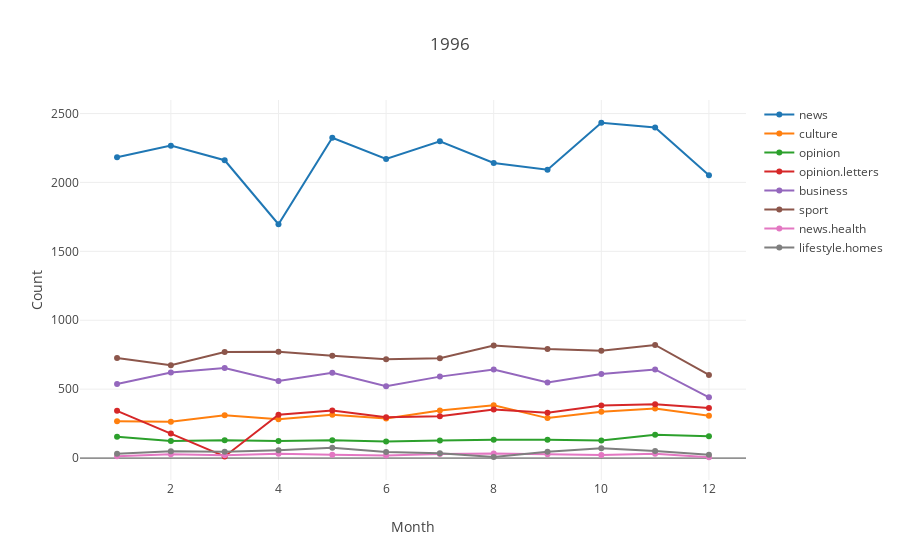
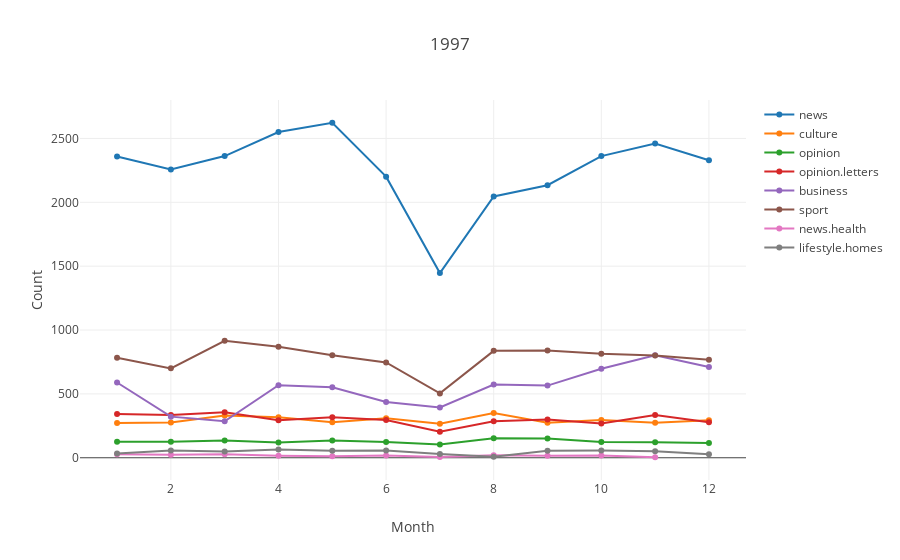

The code cell stored with these charts, in order, in its notebook:
### Markdown cell above
### Top 10 Headline Categories across Month and Years

### Code cell
months = df['month'].unique().tolist()
years = df['year'].unique().tolist()
categories = top10_df['headline_category'].unique().tolist()
traces = []
for year in years:
    for category in categories:
        y = top10_df[(top10_df['headline_category'] == category) &
                     (top10_df['year'] == year)].groupby('month')['headline_category'].count().values.tolist()
        x = months
        traces.append(go.Scatter(y=y,
                                x=x,
                                name=category,
                                mode='lines+markers'
                               )
                    )
    
    layout = go.Layout(title=year,
                       xaxis=dict(title='Month'),
                       yaxis=dict(title='Count')
                      )
    fig = go.Figure(data=traces, layout=layout)
    traces = []
    py.iplot(fig)

### Figure 1 — Plotly figure (JSON) as saved in the notebook; plotly's stock layout.template omitted (floating-point values rounded to 4 significant figures)
{"data": [{"mode": "lines+markers", "name": "news", "type": "scatter", "uid": "212a00c3-f4be-438d-9785-e4cfbdb1e3bc", "x": [1, 2, 3, 4, 5, 6, 7, 8, 9, 10, 11, 12], "y": [2182, 2267, 2161, 1697, 2324, 2170, 2298, 2141, 2092, 2433, 2399, 2052]}, {"mode": "lines+markers", "name": "culture", "type": "scatter", "uid": "fd80afc2-2fdf-4085-ac65-c7150fb6086a", "x": [1, 2, 3, 4, 5, 6, 7, 8, 9, 10, 11, 12], "y": [268, 264, 311, 282, 315, 288, 345, 383, 290, 336, 360, 307]}, {"mode": "lines+markers", "name": "opinion", "type": "scatter", "uid": "495cc5af-eabb-4e87-9cc5-b66c9d7d0cdc", "x": [1, 2, 3, 4, 5, 6, 7, 8, 9, 10, 11, 12], "y": [154, 124, 130, 124, 130, 120, 127, 133, 133, 128, 169, 159]}, {"mode": "lines+markers", "name": "opinion.letters", "type": "scatter", "uid": "6f68054c-d35a-40fa-af59-ddd718e5349e", "x": [1, 2, 3, 4, 5, 6, 7, 8, 9, 10, 11, 12], "y": [343, 178, 12, 315, 345, 296, 303, 352, 329, 382, 390, 363]}, {"mode": "lines+markers", "name": "business", "type": "scatter", "uid": "385a62f0-7fe4-41b3-89ae-f5830d66794a", "x": [1, 2, 3, 4, 5, 6, 7, 8, 9, 10, 11, 12], "y": [537, 621, 654, 560, 619, 521, 591, 643, 548, 610, 643, 441]}, {"mode": "lines+markers", "name": "sport", "type": "scatter", "uid": "bef40646-6e88-4924-b8fe-30bf437d1cc6", "x": [1, 2, 3, 4, 5, 6, 7, 8, 9, 10, 11, 12], "y": [726, 673, 769, 771, 743, 717, 725, 816, 791, 779, 821, 603]}, {"mode": "lines+markers", "name": "news.health", "type": "scatter", "uid": "8e9dac39-be39-4902-b963-ae97caa2b85c", "x": [1, 2, 3, 4, 5, 6, 7, 8, 9, 10, 11, 12], "y": [13, 27, 20, 32, 25, 18, 29, 33, 28, 22, 31, 6]}, {"mode": "lines+markers", "name": "lifestyle.homes", "type": "scatter", "uid": "8f96e093-9a4b-481c-83b7-f7d347326894", "x": [1, 2, 3, 4, 5, 6, 7, 8, 9, 10, 11, 12], "y": [32, 50, 46, 57, 75, 44, 35, 7, 45, 71, 52, 25]}, {"mode": "lines+markers", "name": "sport.soccer", "type": "scatter", "uid": "f2f4252e-c800-43fa-ba46-9a7105b47358", "x": [1, 2, 3, 4, 5, 6, 7, 8, 9, 10, 11, 12], "y": []}, {"mode": "lines+markers", "name": "news.ireland", "type": "scatter", "uid": "a2ca8886-c17c-4627-b5be-a41b8511248b", "x": [1, 2, 3, 4, 5, 6, 7, 8, 9, 10, 11, 12], "y": []}], "layout": {"title": {"text": "1996"}, "xaxis": {"title": {"text": "Month"}}, "yaxis": {"title": {"text": "Count"}}}}

### Figure 2 — Plotly figure (JSON) as saved in the notebook; plotly's stock layout.template omitted (floating-point values rounded to 4 significant figures)
{"data": [{"mode": "lines+markers", "name": "news", "type": "scatter", "uid": "effa3521-50b9-4b5f-82a5-5f765d19604f", "x": [1, 2, 3, 4, 5, 6, 7, 8, 9, 10, 11, 12], "y": [2359, 2257, 2362, 2550, 2623, 2201, 1446, 2046, 2134, 2362, 2460, 2330]}, {"mode": "lines+markers", "name": "culture", "type": "scatter", "uid": "94906748-b8be-412d-af78-f935743a01e6", "x": [1, 2, 3, 4, 5, 6, 7, 8, 9, 10, 11, 12], "y": [272, 277, 330, 317, 278, 310, 267, 350, 275, 296, 275, 294]}, {"mode": "lines+markers", "name": "opinion", "type": "scatter", "uid": "20f5c2d1-408e-4ba8-9b89-3c81a6d777ca", "x": [1, 2, 3, 4, 5, 6, 7, 8, 9, 10, 11, 12], "y": [125, 125, 135, 119, 135, 123, 104, 152, 150, 124, 121, 115]}, {"mode": "lines+markers", "name": "opinion.letters", "type": "scatter", "uid": "b7d64372-ed2a-4a61-b797-0f0fd8de8c66", "x": [1, 2, 3, 4, 5, 6, 7, 8, 9, 10, 11, 12], "y": [343, 334, 357, 294, 318, 296, 203, 286, 300, 269, 334, 278]}, {"mode": "lines+markers", "name": "business", "type": "scatter", "uid": "26ffb1de-7592-476f-8ece-da7c23e35819", "x": [1, 2, 3, 4, 5, 6, 7, 8, 9, 10, 11, 12], "y": [589, 322, 286, 568, 552, 436, 394, 573, 565, 697, 803, 711]}, {"mode": "lines+markers", "name": "sport", "type": "scatter", "uid": "8bd6b2f1-af99-4150-b76f-8e9319632dc8", "x": [1, 2, 3, 4, 5, 6, 7, 8, 9, 10, 11, 12], "y": [783, 700, 916, 870, 802, 746, 504, 837, 839, 814, 800, 767]}, {"mode": "lines+markers", "name": "news.health", "type": "scatter", "uid": "c1eb1897-7074-4e11-a4f4-4001e1d63844", "x": [1, 2, 3, 4, 5, 6, 7, 8, 9, 10, 11, 12], "y": [27, 24, 27, 16, 11, 17, 6, 20, 15, 18, 4]}, {"mode": "lines+markers", "name": "lifestyle.homes", "type": "scatter", "uid": "d237de9c-42d6-4d12-939f-ad578b214491", "x": [1, 2, 3, 4, 5, 6, 7, 8, 9, 10, 11, 12], "y": [34, 57, 49, 64, 55, 56, 30, 8, 55, 57, 50, 27]}, {"mode": "lines+markers", "name": "sport.soccer", "type": "scatter", "uid": "9b6b9e98-68cc-4e59-a5ac-beb8613087b7", "x": [1, 2, 3, 4, 5, 6, 7, 8, 9, 10, 11, 12], "y": []}, {"mode": "lines+markers", "name": "news.ireland", "type": "scatter", "uid": "a4b19400-542f-43e8-a858-46db57d5d3ba", "x": [1, 2, 3, 4, 5, 6, 7, 8, 9, 10, 11, 12], "y": []}], "layout": {"title": {"text": "1997"}, "xaxis": {"title": {"text": "Month"}}, "yaxis": {"title": {"text": "Count"}}}}
